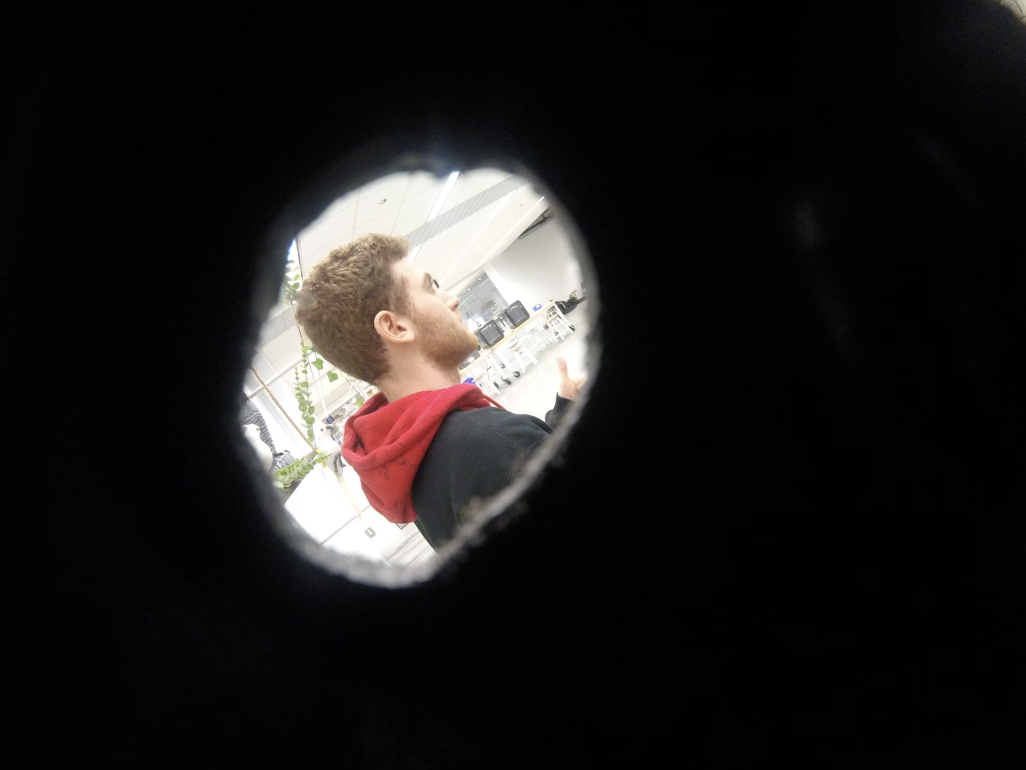
#> input picture server_image.jpg, 2052 x 1540 px (shown at 1/2 size)
$ python test.py
#> lines starting #> are read from the running program, lines starting #| are printed output that depends on the picture
import cv2
import os
import time
from PIL import Image

image = Image.open("server_image.jpg")
#> image is the input picture: PIL image 2052x1540 RGBA; mean R, G, B, A 29.8, 27.7, 27.2, 255
take = image.rotate(270)
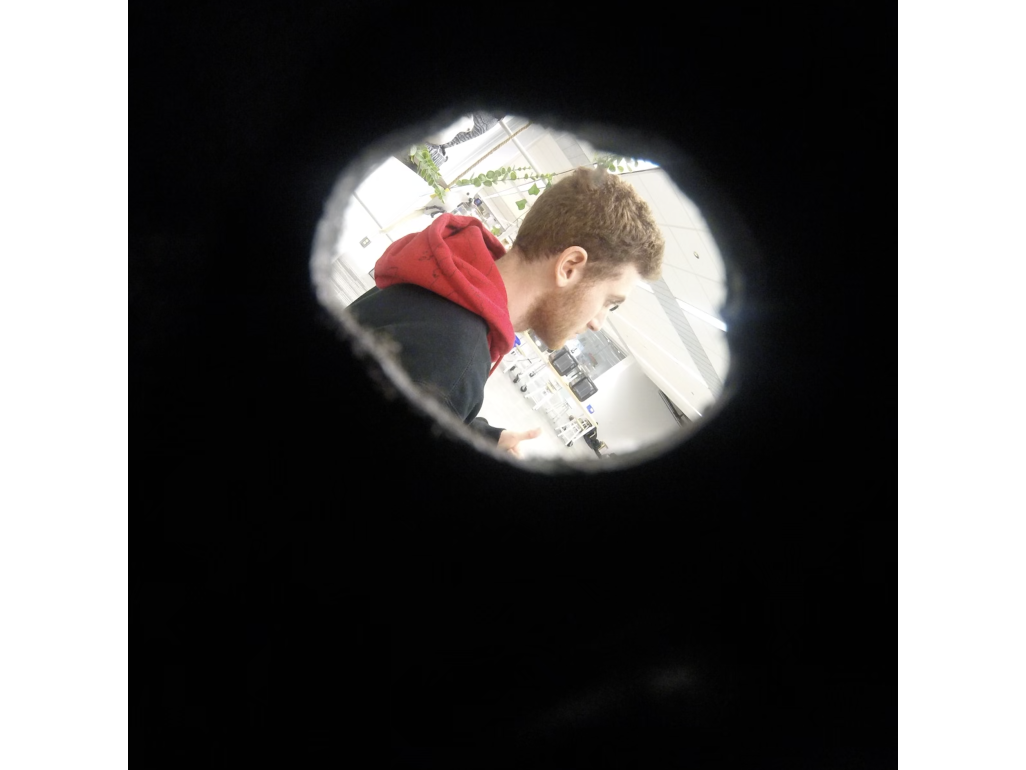
#> take: PIL image 2052x1540 RGBA (shown at 1/2 size); mean R, G, B, A 29, 26.9, 26.3, 191.4; transparent parts drawn white
take.show()

$ run again, with testgp.jpg copied over server_image.jpg
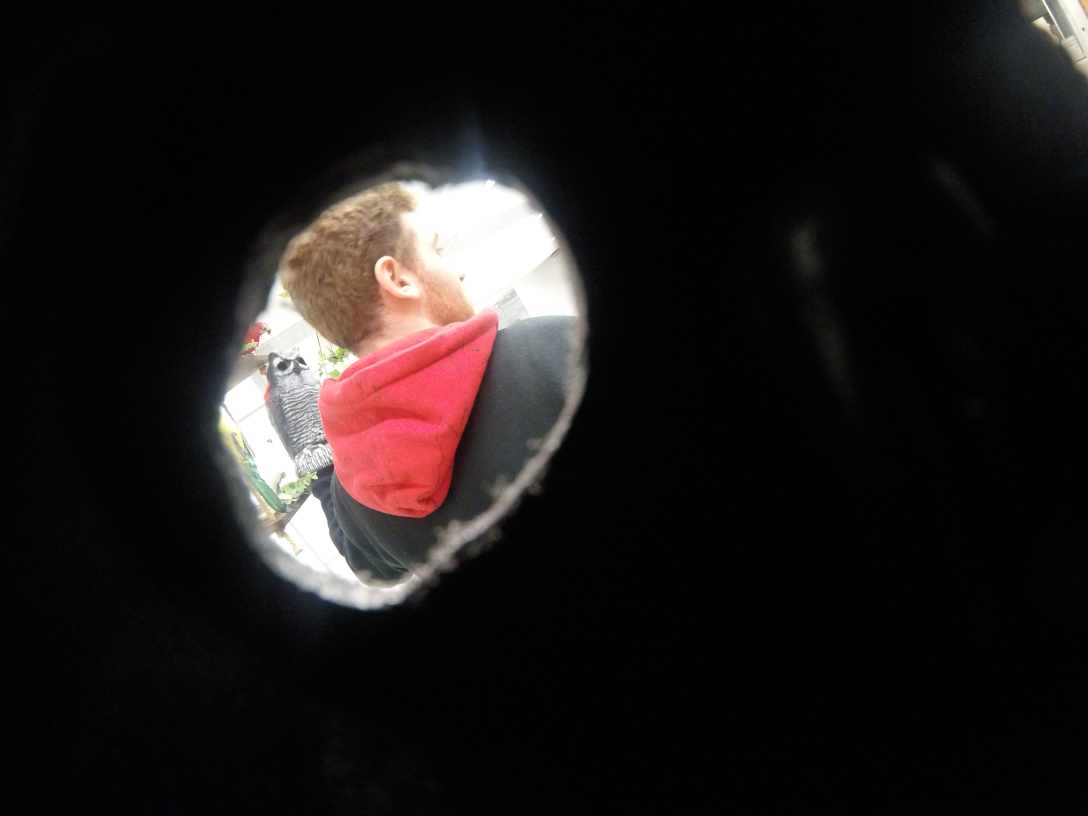
#> input picture testgp.jpg, 3264 x 2448 px (shown at 1/3 size)
#> image is the input picture: PIL image 3264x2448 RGB; mean R, G, B 28.7, 24.1, 23.7
#> `take = image.rotate(270)`:
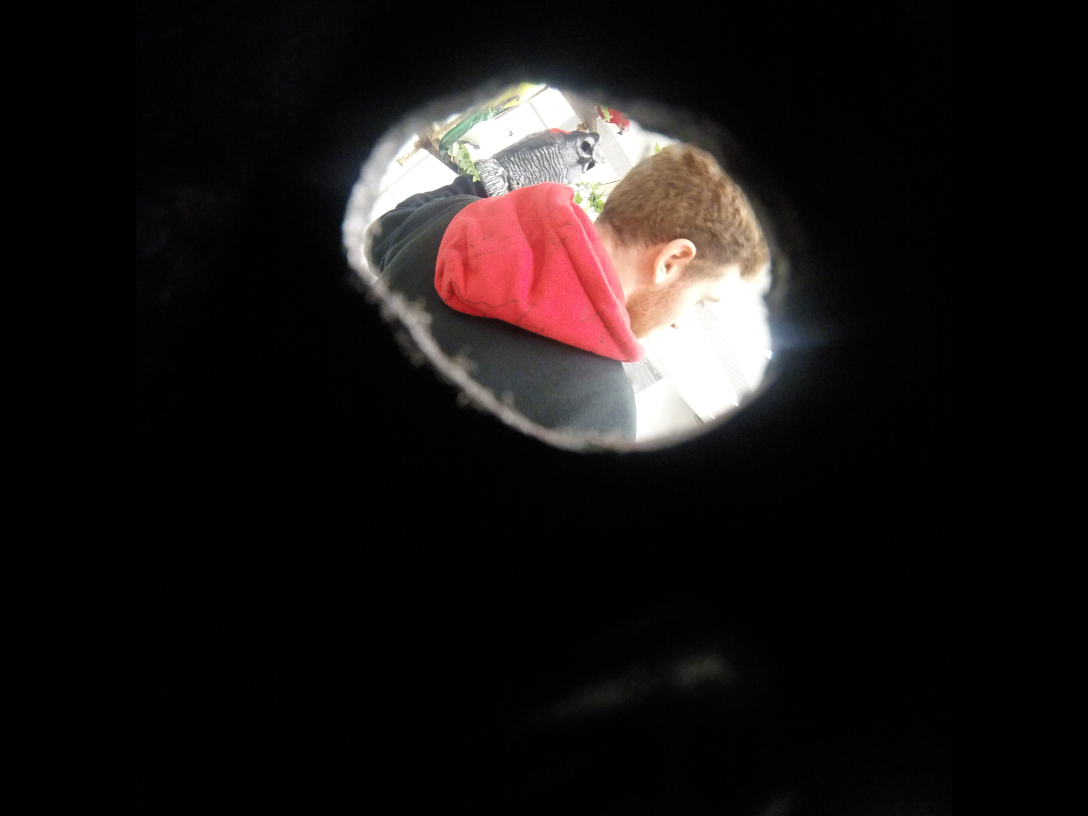
#> take: PIL image 3264x2448 RGB (shown at 1/3 size); mean R, G, B 27, 22.4, 21.9
